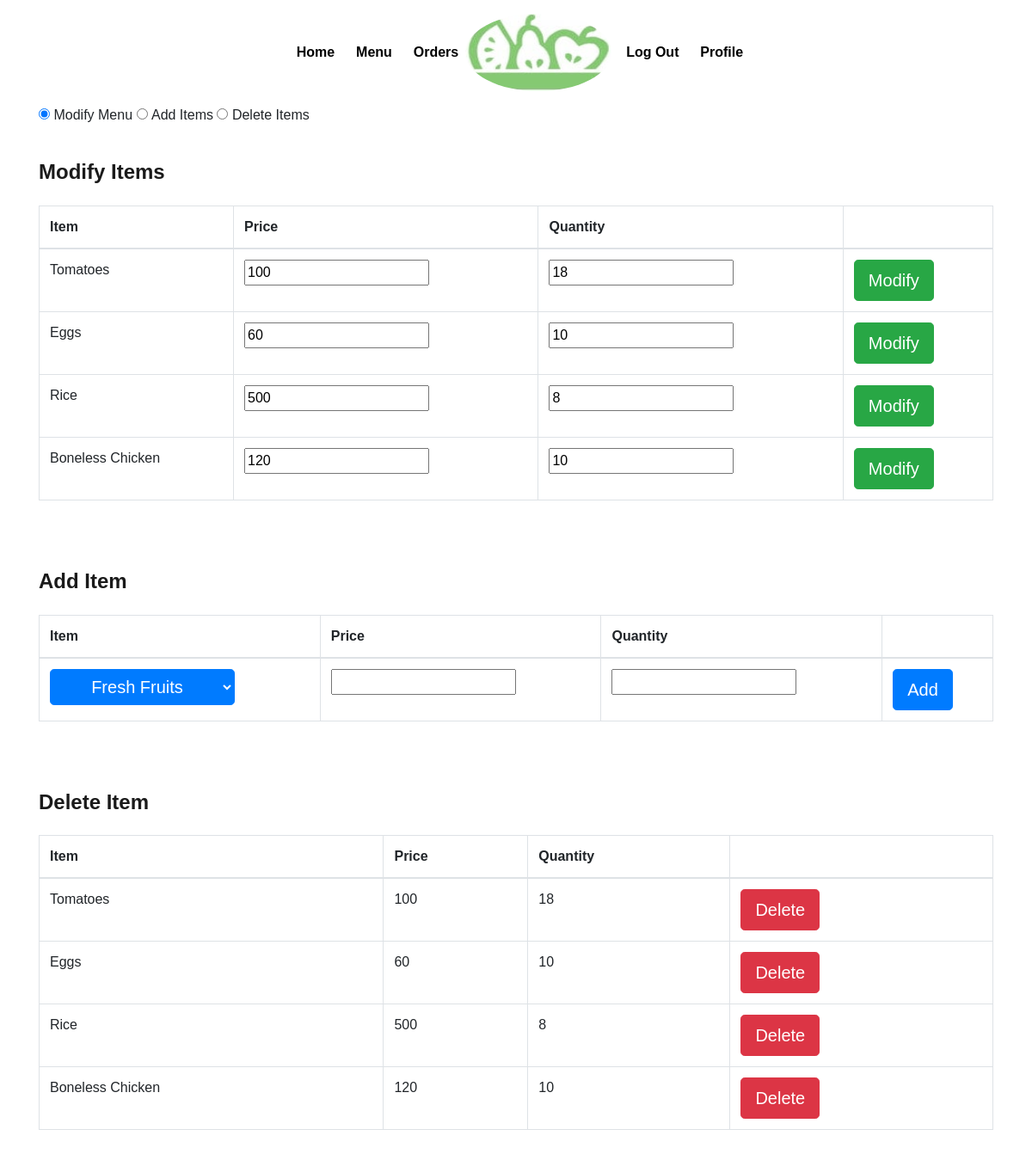
The app's page /restaurant/menu/ (signed in) with its own data.
### webapp/models.py (models this page shows)
class Item(models.Model):
    objects = models.Manager()
    id = models.AutoField(primary_key=True)
    fname = models.CharField(max_length=30, blank=False)
    category = models.CharField(max_length=50, blank=False)
    image = models.FileField(blank=True)
    description = models.TextField(max_length=500, default='')
    def __str__(self):
        return self.fname

### webapp/views.py (the view, shortened to what this page needs)
# urls.py: path('restaurant/menu/', views.menuManipulation, name='mmenu'),
@login_required(login_url='/login/restaurant/')
def menuManipulation(request):
    if not request.user.is_authenticated:
        return redirect("rlogin")
    rest = Restaurant.objects.filter(id=request.user.restaurant.id)
    rest = rest[0]
    menuitems = Menu.objects.filter(r_id=rest)
    menu = []
    for x in menuitems:
        cmenu = []
        cmenu.append(x.item_id)
        cmenu.append(x.price)
        cmenu.append(x.quantity)
        cmenu.append(x.id)
        menu.append(cmenu)
    menuitems = Item.objects.all()
    items = []
    for y in menuitems:
        citem = []
        citem.append(y.id)
        citem.append(y.fname)
        items.append(citem)
    context = {
        "menu": menu,
        "items": items,
        "username": request.user.username,
    }
    return render(request, 'webapp/menu_modify.html', context)

### webapp/templates/webapp/menu_modify.html (shortened to what this page needs)
{% extends 'webapp/base2.html'%}
{% block body %}
<div class="container">
	<input id="tab1" type="radio" name="tabs" checked>
	<label for="tab1">Modify Menu</label>
	<input id="tab2" type="radio" name="tabs">
	<label for="tab2">Add Items</label>
	<input id="tab3" type="radio" name="tabs">
	<label for="tab3">Delete Items</label>
	<section id="content1">
		<div class="order-top" style="border:0">
			<p>
			<h4>Modify Items</h4>
			<table class="table table-hover table-bordered">
				<thead>
					<th>Item</th>
					<th>Price</th>
					<th>Quantity</th>
					<th></th>
				</thead>
				{% for x in menu %}
				<tr>
					<form action="" method="POST">{% csrf_token %}
						<td>{{x.0}}</td>
						<td><input type="number" value="{{x.1}}" name="price" /></td>
						<td><input type="number" value="{{x.2}}" name="quantity" /></td>
						<td>
							<input type="submit" value="Modify" name="submit" class="btn btn-success btn-lg" />
						</td>
					</form>
				</tr>
				{% endfor %}
			</table>
			</p>
		</div>
	</section>
	<section id="content2">
		<div class="order-top" style="border:0">
			<p>
			<h4>Add Item</h4>
			<table class="table table-hover table-bordered">
				<thead>
					<th>Item</th>
					<th>Price</th>
					<th>Quantity</th>
					<th></th>
				</thead>
				<tr>
					<form action="" method="POST">{% csrf_token %}
						<td>
							<select name="item" class="btn btn-primary btn-lg">
								{% for x in items %}
								<option value="{{x.0}}">{{x.1}}</option>
								{% endfor %}
							</select>
						</td>
						<td><input type="number" value="" name="price" /></td>
						<td><input type="number" value="" name="quantity" />
						</td>
						<td>
							<input type="submit" value="Add" name="submit" class="btn  btn-primary btn-lg">
						</td>
					</form>
				</tr>
			</table>
			</p>
		</div>
	</section>
	<section id="content3">
		<div class="order-top" style="border:0">
			<p>
			<h4>Delete Item</h4>
			<table class="table table-hover table-bordered">
				<thead>
					<th>Item</th>
					<th>Price</th>
					<th>Quantity</th>
					<th></th>
				</thead>
				{% for x in menu %}
				<tr>
					<td>{{x.0}}</td>
					<td>{{x.1}}</td>
					<td>{{x.2}}</td>
					<td>
						<form action="" method="POST">{% csrf_token %}
							<input type="submit" value="Delete" name="submit" class="btn btn-danger btn-lg">
						</form>
					</td>
				</tr>
				{% endfor %}
			</table>
			</p>
		</div>
	</section>
</div>
{% endblock %}

### webapp/static/webapp/css/style.css (style rules this page uses)
body { padding: 0; margin: 0; font-family: "Source Sans Pro", sans-serif; }
input[type="button"], input[type="submit"] { transition: 0.5s all; -webkit-transition: 0.5s all; -moz-transition: 0.5s all; -o-transition: 0.5s all; -ms-transition: 0.5s all; }
h1, h2, h3, h4, h5, h6 { margin: 0; }
p { margin: 0; }
label { margin: 0; }
.order-top h4 { color: #1a1a1a; font-size: 1.5em; font-weight: 600; margin-bottom: 1em; }
.order-top p { color: #6b6969; font-size: 1em; font-weight: 400; line-height: 1.8em; margin: 1em 0; }
.order-top { padding: 1.5em 0; border-bottom: 1px dotted #5fa022; }

### records on screen
Item: fname "Tomatoes", price "100", quantity "18", x "100", x "18"
Item: fname "Eggs", price "60", quantity "10", x "60", x "10"
Item: fname "Rice", price "500", quantity "8", x "500", x "8"
Item: fname "Boneless Chicken", price "120", quantity "10", x "120", x "10"
Item: item "Fresh Fruits"
